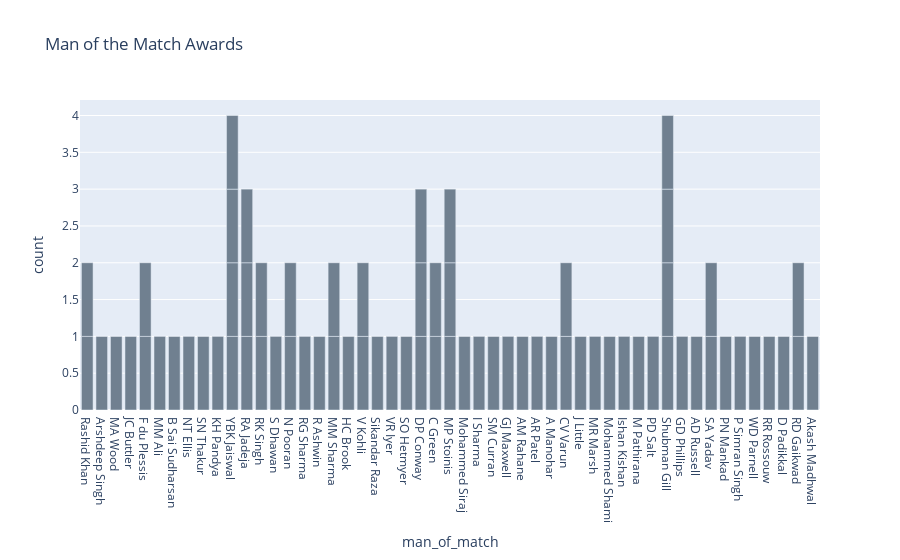

The code cell stored with this chart in its notebook:
### Markdown cell above
Among those 53 matches, 23 teams who chose to field first, won the match

### Code cell
figure = px.bar(match, x = match['man_of_match'], 
                title="Man of the Match Awards",color_discrete_sequence=['slategrey'])
figure.show()

### Figure 1 — Plotly figure (JSON) as saved in the notebook; plotly's stock layout.template omitted (floating-point values rounded to 4 significant figures)
{"data": [{"alignmentgroup": "True", "hovertemplate": "man_of_match=%{x}<br>count=%{y}<extra></extra>", "legendgroup": "", "marker": {"color": "slategrey", "pattern": {"shape": ""}}, "name": "", "offsetgroup": "", "orientation": "v", "showlegend": false, "textposition": "auto", "type": "bar", "x": ["Rashid Khan", "Arshdeep Singh", "MA Wood", "JC Buttler", "F du Plessis", "MM Ali", "B Sai Sudharsan", "NT Ellis", "SN Thakur", "KH Pandya", "YBK Jaiswal", "RA Jadeja", "RK Singh", "S Dhawan", "N Pooran", "RG Sharma", "R Ashwin", "MM Sharma", "HC Brook", "V Kohli", "Sikandar Raza", "VR Iyer", "SO Hetmyer", "DP Conway", "C Green", "MP Stoinis", "Mohammed Siraj", "I Sharma", "RA Jadeja", "MM Sharma", "SM Curran", "GJ Maxwell", "AM Rahane", "AR Patel", "A Manohar", "CV Varun", "YBK Jaiswal", "MP Stoinis", "J Little", "MR Marsh", "DP Conway", "YBK Jaiswal", "F du Plessis", "Mohammed Shami", null, "Ishan Kishan", "CV Varun", "Rashid Khan", "M Pathirana", "PD Salt", "Shubman Gill", "GD Phillips", "AD Russell", "SA Yadav", "RA Jadeja", "YBK Jaiswal", "SA Yadav", "PN Mankad", "P Simran Singh", "WD Parnell", "RK Singh", "Shubman Gill", "MP Stoinis", "RR Rossouw", "V Kohli", "D Padikkal", "RD Gaikwad", "N Pooran", "C Green", "Shubman Gill", "RD Gaikwad", "Akash Madhwal", "Shubman Gill", "DP Conway"], "xaxis": "x", "y": [1, 1, 1, 1, 1, 1, 1, 1, 1, 1, 1, 1, 1, 1, 1, 1, 1, 1, 1, 1, 1, 1, 1, 1, 1, 1, 1, 1, 1, 1, 1, 1, 1, 1, 1, 1, 1, 1, 1, 1, 1, 1, 1, 1, 1, 1, 1, 1, 1, 1, 1, 1, 1, 1, 1, 1, 1, 1, 1, 1, 1, 1, 1, 1, 1, 1, 1, 1, 1, 1, 1, 1, 1, 1], "yaxis": "y"}], "layout": {"barmode": "relative", "legend": {"tracegroupgap": 0}, "title": {"text": "Man of the Match Awards"}, "xaxis": {"anchor": "y", "domain": [0, 1], "title": {"text": "man_of_match"}}, "yaxis": {"anchor": "x", "domain": [0, 1], "title": {"text": "count"}}}}
